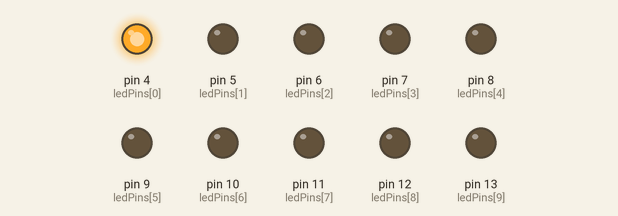
Simulated run of this sketch. Board: Arduino Uno, built with avr-gcc and run on an emulated ATmega328P. On the bench: output pins drawn as LEDs (lit = HIGH).

Above: at 0.05 s.
At 0.75 s:
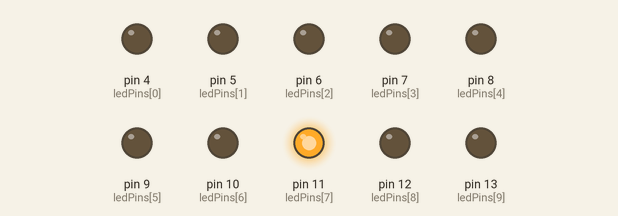
At 1.55 s:
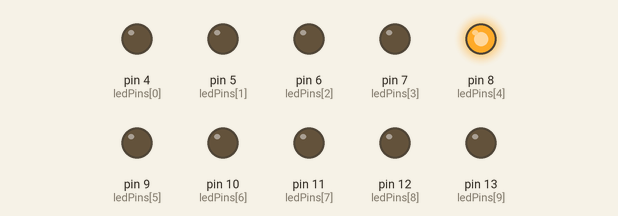
At 2.25 s:
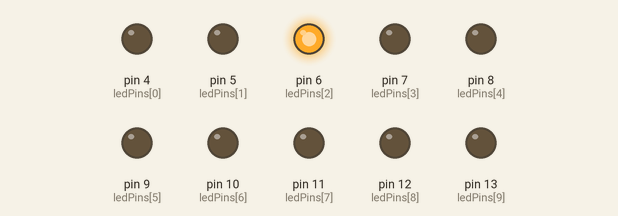
At 3.0 s:
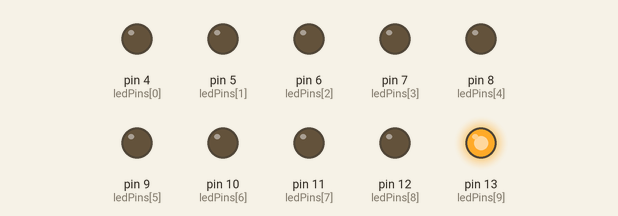
At 4.35 s:
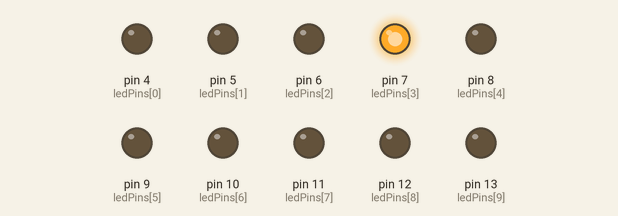
Timing chart, 0 to 4.7 s (numbered marks = the images above):
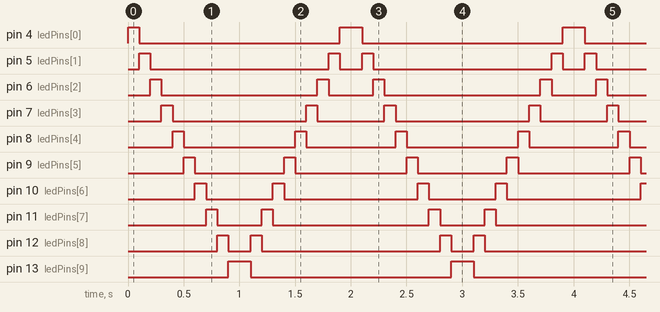

The sketch:

Sketch_3.1.2.ino
```cpp
const int ledCount = 10; // the number of LEDs in the bar graph

// an array of pin numbers to which LEDs are attached
int ledPins[] = {4,5,6,7,8,9,10,11,12,13};

void setup() {
  // loop over the pin array and set them all to output:
  for (int i = 0; i < ledCount; i++) {
    pinMode(ledPins[i], OUTPUT);
  }
}

void loop() {
  // the ith LED of the LED bar graph which light up in turn
  for (int i = 0; i <ledCount; i++) {
    barGraphDisplay(i);
  }
  // makes the "i"th LED of LED bar bright in reverse order
  for (int i = ledCount; i > 0; i--){
    barGraphDisplay(i-1);
  }
}

void barGraphDisplay(int ledOn) {
  // make the "ledOn"th LED of the bar graph LED on and the others off
  for (int i = 0; i < ledCount; i++) {
    if (i == ledOn)
      digitalWrite(ledPins[i], HIGH);
    else
      digitalWrite(ledPins[i], LOW);
  }
  delay(100);
}
```

Measured:
- by itself, pin 4 (ledPins[0]): repeats every 2.0 s: LOW 1.8 s, HIGH 0.20 s
- by itself, pin 5 (ledPins[1]): repeats every 2.0 s: LOW 1.6 s, HIGH 0.10 s, LOW 0.20 s, HIGH 0.10 s
- by itself, pin 6 (ledPins[2]): repeats every 2.0 s: LOW 1.4 s, HIGH 0.10 s, LOW 0.40 s, HIGH 0.10 s
- by itself, pin 7 (ledPins[3]): repeats every 2.0 s: LOW 1.2 s, HIGH 0.10 s, LOW 0.60 s, HIGH 0.10 s
- by itself, pin 8 (ledPins[4]): repeats every 2.0 s: LOW 1.0 s, HIGH 0.10 s, LOW 0.80 s, HIGH 0.10 s
- by itself, pin 9 (ledPins[5]): repeats every 2.0 s: LOW 0.80 s, HIGH 0.10 s, LOW 1.0 s, HIGH 0.10 s
- by itself, pin 10 (ledPins[6]): repeats every 2.0 s: LOW 0.60 s, HIGH 0.10 s, LOW 1.2 s, HIGH 0.10 s
- by itself, pin 11 (ledPins[7]): repeats every 2.0 s: LOW 0.40 s, HIGH 0.10 s, LOW 1.4 s, HIGH 0.10 s
